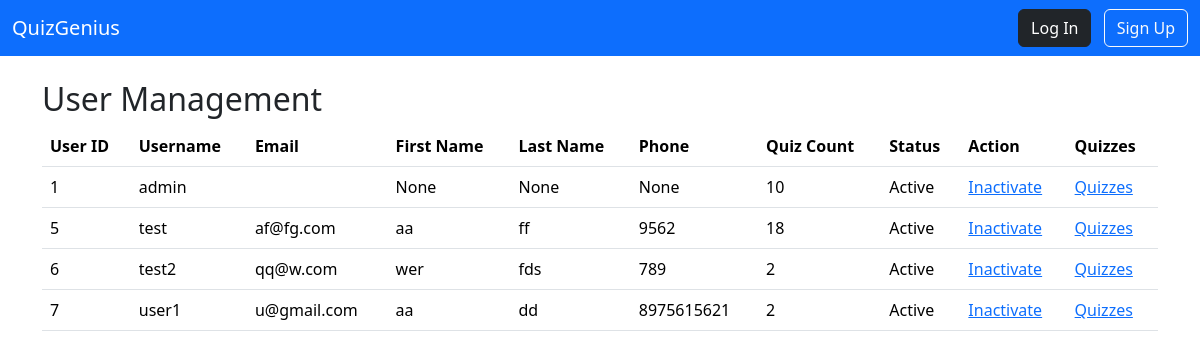
/user_management/, run on the app's committed database.
### apps/accounts/models.py (models this page shows)
class CustomUser(AbstractUser):
    age = models.PositiveIntegerField(null=True, blank=True)
    email = models.EmailField()
    firstname = models.CharField(null=True, max_length=255)
    lastname = models.CharField(null=True, max_length=255)
    is_active = models.BooleanField(default=True)
    is_staff = models.BooleanField(default=False)
    phone = models.CharField(null=True, max_length=20)

### apps/quiz/views.py (the view)
# urls.py: path('user_management/', UserManagementView.as_view(), name='user_management'),
class UserManagementView(TemplateView):
    template_name = 'quiz/user_management.html'
    def get_context_data(self, **kwargs):
        context = super().get_context_data(**kwargs)
        context['users'] = CustomUser.objects.all()
        return context

### templates/quiz/user_management.html
{% extends "base.html" %}
{% block content %}
  <h2>User Management</h2>
  <table class="table">
    <thead>
      <tr>
        <th>User ID</th>
        <th>Username</th>
        <th>Email</th>
        <th>First Name</th>
        <th>Last Name</th>
        <th>Phone</th>
        <th>Quiz Count</th>
        <th>Status</th>
        <th>Action</th>
        <th>Quizzes</th>
      </tr>
    </thead>
    <tbody>
      {% for user in users %}
        <tr>
          <td>{{ user.id }}</td>
          <td>{{ user.username }}</td>
          <td>{{ user.email }}</td>
          <td>{{ user.firstname }}</td>
          <td>{{ user.lastname }}</td>
          <td>{{ user.phone }}</td>
          <td>{{ user.quiz_set.count }}</td>
            {% if user.is_active %}
              <td> Active </td>
            {% else %}
              <td> Suspended </td>
            {% endif %}
          <td>
            {% if user.is_active %}
              <a href="{% url 'suspend_user' user.id %}">Inactivate</a>
            {% else %}
              <a href="{% url 'activate_user' user.id %}">Activate</a>
            {% endif %}
          </td>
          <td>
            <a href="{% url 'quiz_result_management_user' user.id %}">Quizzes</a>
          </td>
        </tr>
      {% endfor %}
    </tbody>
  </table>
{% endblock %}

### data on the page
CustomUser: id "1", username "admin", firstname "None", lastname "None", phone "None", quiz_set.count "10", is_active "Active"
CustomUser: id "5", username "test", email "af@fg.com", firstname "aa", lastname "ff", phone "9562", quiz_set.count "18", is_active "Active"
CustomUser: id "6", username "test2", email "qq@w.com", firstname "wer", lastname "fds", phone "789", quiz_set.count "2", is_active "Active"
CustomUser: id "7", username "user1", email "u@gmail.com", firstname "aa", lastname "dd", phone "8975615621", quiz_set.count "2", is_active "Active"
